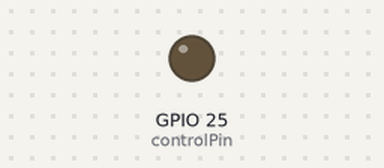
A sketch run on a simulated ESP32. Parts: output pins drawn as LEDs (lit = HIGH).

Above: at 0.0 s.
Timing chart, 0 to 1.5 s (numbered marks = the images above):
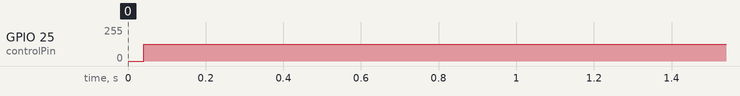

The sketch:

Video23_Buzzer_Con_DAC.ino
```cpp
const byte controlPin = 25;


void setup() {
  Serial.begin(115200);

}

void loop() {
  for(int value = 0; value < 255; value++){
    dacWrite(controlPin, value);
    }

    for(int value = 255; value > 0; value--){
    dacWrite(controlPin, value);
    }

    for (int deg = 0; deg < 360; deg++){
      dacWrite(controlPin, int(128 + 80 * (sin(deg*PI/180))));
      }
}
```

Measured:
- by itself, GPIO 25 (controlPin): 0/255 → 126/255 at 0.04 s
